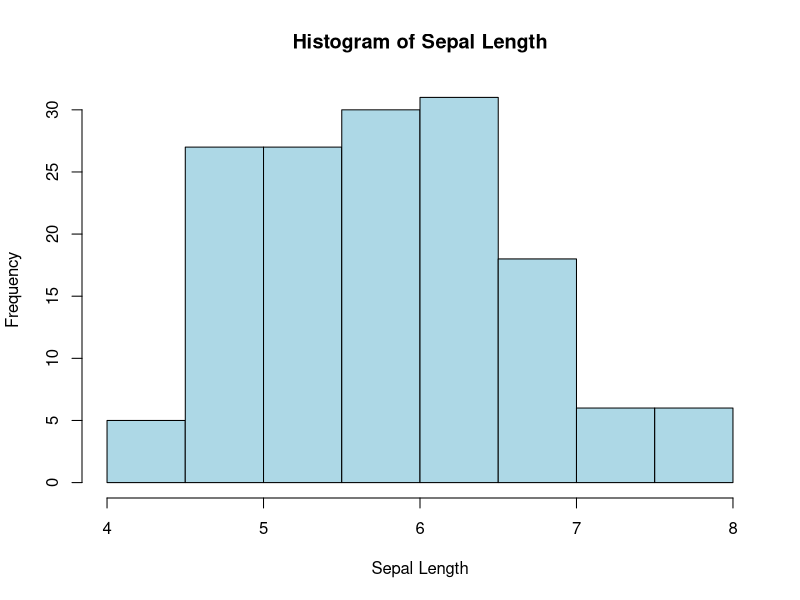
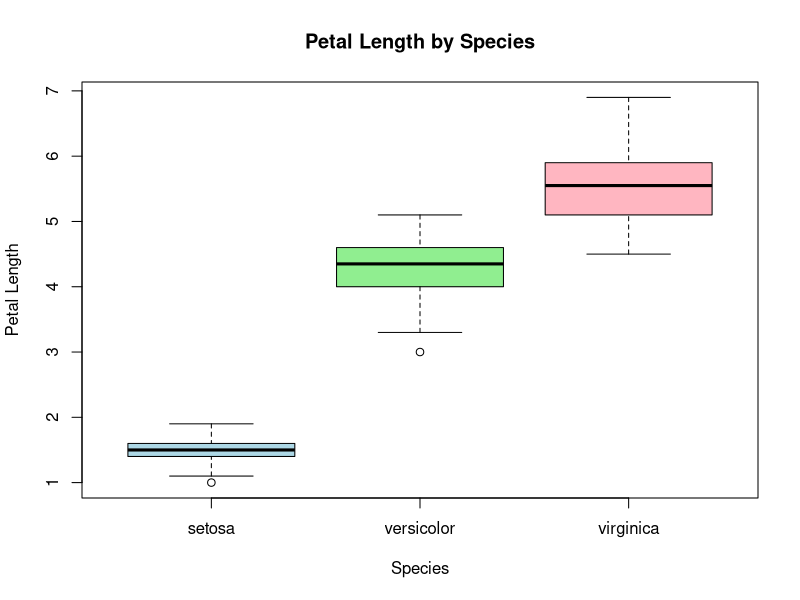
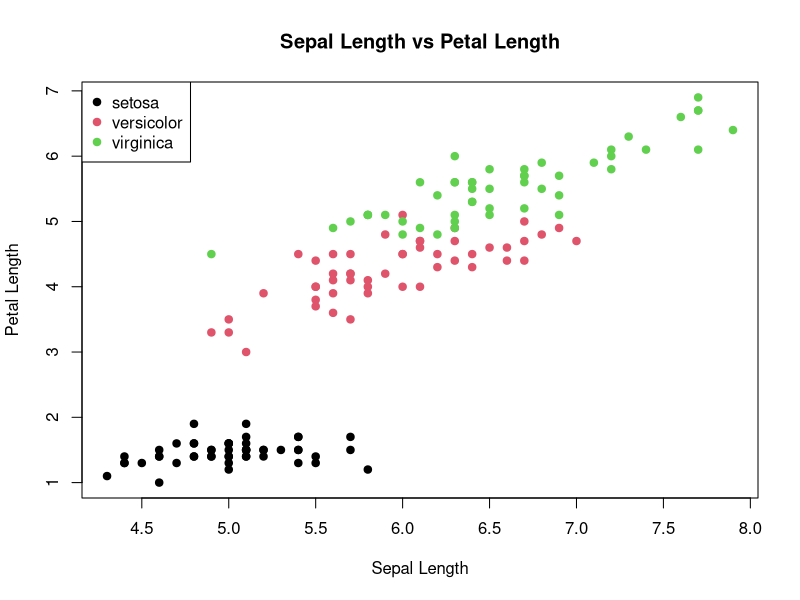
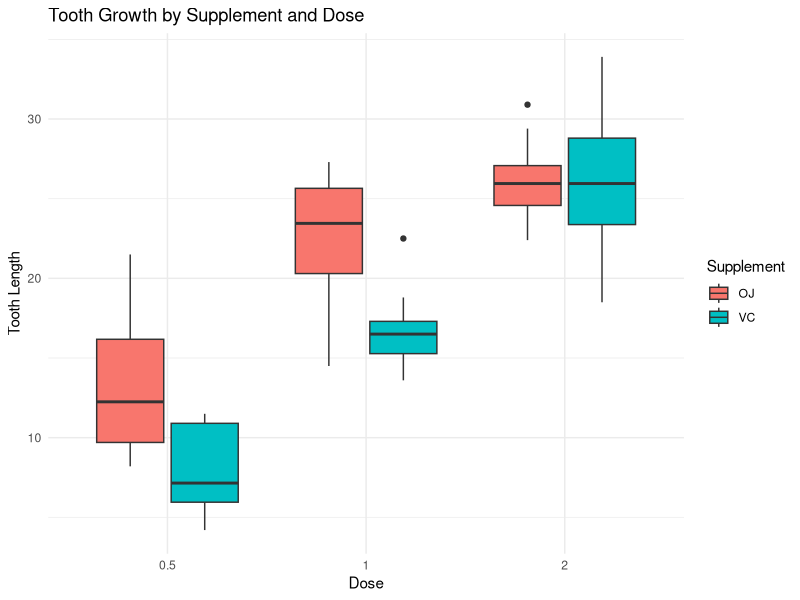

Here is the R script that generated these plots, in order:
## ---- chunk 1
# libraries

library(dplyr)
library(ggplot2)
data(iris)
data(mtcars)
data(airquality)
data(ToothGrowth)


# Q1. Data Exploration
cat("\n--- Q1: Data Exploration ---\n")
print(head(iris, 10))
print(tail(iris, 5))
cat("Rows:", nrow(iris), "\n")
cat("Columns:", ncol(iris), "\n")
print(names(iris))
str(iris)

# Q2. Variables and Data Types
cat("\n--- Q2: Data Types ---\n")
print(sapply(mtcars, class))
mtcars$cyl <- as.factor(mtcars$cyl)
mtcars$gear <- as.factor(mtcars$gear)
print(table(mtcars$cyl))
print(table(mtcars$gear))

# Q3. Descriptive Statistics
cat("\n--- Q3: Descriptive Statistics ---\n")
for (variable in c("Sepal.Length", "Petal.Length")) {
  x <- iris[[variable]]
  cat("\nVariable:", variable, "\n")
  cat("Mean:", mean(x), "\n")
  cat("Median:", median(x), "\n")
  cat("Minimum:", min(x), "\n")
  cat("Maximum:", max(x), "\n")
  cat("Standard Deviation:", sd(x), "\n")
}

# Q4. Missing Values
cat("\n--- Q4: Missing Values ---\n")
print(colSums(is.na(airquality)))
cat("Ozone missing percentage:",
    mean(is.na(airquality$Ozone)) * 100, "%\n")
cat("Solar.R missing percentage:",
    mean(is.na(airquality$Solar.R)) * 100, "%\n")

# Q5. Indexing and Subsetting
cat("\n--- Q5: Indexing and Subsetting ---\n")
print(iris[1:15, ])
print(iris[, c("Sepal.Length", "Sepal.Width", "Species")])
print(subset(iris, Petal.Length > 5))

# Q6. Filter Rows
cat("\n--- Q6: Filter Rows ---\n")
print(
  mtcars %>%
    filter(mpg > 20, hp < 100) %>%
    select(mpg, hp, wt, cyl)
)

# Q7. Select and Arrange
cat("\n--- Q7: Select and Arrange ---\n")
print(
  iris %>%
    select(Species, Sepal.Length, Petal.Length) %>%
    arrange(desc(Petal.Length))
)

# Q8. Create New Variables
cat("\n--- Q8: Power-to-Weight Ratio ---\n")
print(
  mtcars %>%
    mutate(power_to_weight = hp / wt) %>%
    arrange(desc(power_to_weight)) %>%
    head(5)
)

# Q9. Group By and Summarise
cat("\n--- Q9: Species Statistics ---\n")
print(
  iris %>%
    group_by(Species) %>%
    summarise(
      mean_sepal = mean(Sepal.Length),
      sd_sepal = sd(Sepal.Length),
      mean_petal = mean(Petal.Length),
      sd_petal = sd(Petal.Length),
      .groups = "drop"
    )
)

# Q10. Multiple Operations
cat("\n--- Q10: Cylinder Group Analysis ---\n")
print(
  mtcars %>%
    group_by(cyl) %>%
    summarise(
      number_of_cars = n(),
      average_mpg = mean(mpg),
      average_hp = mean(hp),
      maximum_weight = max(wt),
      .groups = "drop"
    ) %>%
    arrange(desc(average_mpg))
)


# Q11. Summary Analysis
cat("\n--- Q11: Summary Analysis ---\n")
print(summary(iris))
sd_values <- sapply(iris[, 1:4], sd)
print(sd_values)
cat("Highest standard deviation variable:",
    names(sd_values)[which.max(sd_values)], "\n")

# Q12. Correlation Analysis
cat("\n--- Q12: Correlation Analysis ---\n")
data_corr <- mtcars[, c("mpg", "hp", "wt", "disp")]
cor_matrix <- cor(data_corr)
print(cor_matrix)

# Find the pair with the strongest absolute correlation
upper_corr <- cor_matrix
upper_corr[lower.tri(upper_corr, diag = TRUE)] <- NA
max_position <- which(
  abs(upper_corr) == max(abs(upper_corr), na.rm = TRUE),
  arr.ind = TRUE
)
cat("Strongest pair:",
    rownames(upper_corr)[max_position[1, 1]], "and",
    colnames(upper_corr)[max_position[1, 2]], "\n")
cat("Correlation:",
    upper_corr[max_position[1, 1], max_position[1, 2]], "\n")

# Q13. Data Visualization
cat("\n--- Q13: Data Visualization ---\n")

# Histogram
hist(
  iris$Sepal.Length,
  main = "Histogram of Sepal Length",
  xlab = "Sepal Length",
  col = "lightblue",
  border = "black"
)

# Boxplot
boxplot(
  Petal.Length ~ Species,
  data = iris,
  main = "Petal Length by Species",
  xlab = "Species",
  ylab = "Petal Length",
  col = c("lightblue", "lightgreen", "lightpink")
)

# Scatter plot
plot(
  iris$Sepal.Length,
  iris$Petal.Length,
  col = as.numeric(iris$Species),
  pch = 19,
  main = "Sepal Length vs Petal Length",
  xlab = "Sepal Length",
  ylab = "Petal Length"
)
legend(
  "topleft",
  legend = levels(iris$Species),
  col = 1:3,
  pch = 19
)

# Q14. Outlier Detection Using IQR
cat("\n--- Q14: Ozone Outliers ---\n")
ozone <- na.omit(airquality$Ozone)
Q1 <- quantile(ozone, 0.25)
Q3 <- quantile(ozone, 0.75)
IQR_value <- IQR(ozone)
lower_bound <- Q1 - 1.5 * IQR_value
upper_bound <- Q3 + 1.5 * IQR_value
outliers <- ozone[
  ozone < lower_bound | ozone > upper_bound
]
cat("Lower bound:", lower_bound, "\n")
cat("Upper bound:", upper_bound, "\n")
cat("Outliers:", outliers, "\n")
cat("Number of outliers:", length(outliers), "\n")

# Q15. Group Comparison Using ToothGrowth
cat("\n--- Q15: ToothGrowth Analysis ---\n")
tooth_summary <- ToothGrowth %>%
  group_by(supp, dose) %>%
  summarise(
    mean_length = mean(len),
    median_length = median(len),
    .groups = "drop"
  )
print(tooth_summary)

ggplot(
  ToothGrowth,
  aes(x = factor(dose), y = len, fill = supp)
) +
  geom_boxplot() +
  labs(
    title = "Tooth Growth by Supplement and Dose",
    x = "Dose",
    y = "Tooth Length",
    fill = "Supplement"
  ) +
  theme_minimal()


# Q16. if-else Statement
cat("\n--- Q16: Mileage Classification ---\n")
mpg_category <- ifelse(
  mtcars$mpg >= 25,
  "High mileage",
  ifelse(
    mtcars$mpg >= 15,
    "Moderate mileage",
    "Low mileage"
  )
)
result <- data.frame(
  Car_Name = rownames(mtcars),
  Mileage = mtcars$mpg,
  Category = mpg_category
)
print(result)

# Q17. for Loop
cat("\n--- Q17: Average Sepal Length ---\n")
species_names <- unique(iris$Species)
for (sp in species_names) {
  avg_length <- mean(
    iris$Sepal.Length[iris$Species == sp]
  )
  cat(
    "Species:", as.character(sp),
    "| Average Sepal Length:", avg_length, "\n"
  )
}

# Q18. while Loop
cat("\n--- Q18: Fuel Efficiency ---\n")
i <- 1
while (i <= 10) {
  car_name <- rownames(mtcars)[i]
  mileage <- mtcars$mpg[i]

  if (mileage > 20) {
    category <- "Fuel-efficient"
  } else {
    category <- "Less fuel-efficient"
  }

  cat(
    "Car:", car_name,
    "| Mileage:", mileage,
    "| Category:", category, "\n"
  )
  i <- i + 1
}

# Q19. Conditional Filtering
cat("\n--- Q19: Ozone Classification ---\n")
ozone_data <- na.omit(airquality$Ozone)
low <- 0
moderate <- 0
high <- 0

for (value in ozone_data) {
  if (value < 30) {
    low <- low + 1
  } else if (value <= 60) {
    moderate <- moderate + 1
  } else {
    high <- high + 1
  }
}

cat("Low:", low, "\n")
cat("Moderate:", moderate, "\n")
cat("High:", high, "\n")

# Q20. Integrated Programming Challenge
cat("\n--- Q20: Integrated Challenge ---\n")
final_result <- iris %>%
  filter(Petal.Length > 4) %>%
  group_by(Species) %>%
  summarise(
    number_of_flowers = n(),
    average_petal_length = mean(Petal.Length),
    .groups = "drop"
  ) %>%
  mutate(
    classification = ifelse(
      average_petal_length > 4.5,
      "High Average Petal Length",
      "Low Average Petal Length"
    )
  ) %>%
  arrange(desc(average_petal_length))

print(final_result)
